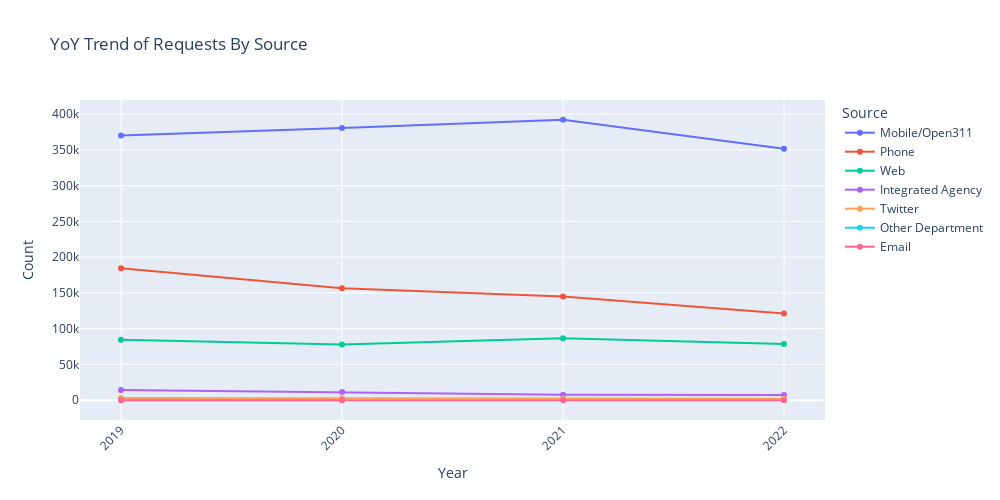

Notebook source saved alongside this figure:
### Code cell
fig = px.line(df, x= 'Year', y = 'Count', color = 'Source', markers= True,  title= 'YoY Trend of Requests By Source')
fig.update_layout(width = 1000, height = 500, xaxis_tickangle=-45)
fig.show()

### Figure 1 — Plotly figure (JSON) as saved in the notebook; plotly's stock layout.template omitted (floating-point values rounded to 4 significant figures)
{"data": [{"hovertemplate": "Source=Mobile/Open311<br>Year=%{x}<br>Count=%{y}<extra></extra>", "legendgroup": "Mobile/Open311", "line": {"color": "#636efa", "dash": "solid"}, "marker": {"symbol": "circle"}, "mode": "markers+lines", "name": "Mobile/Open311", "orientation": "v", "showlegend": true, "type": "scatter", "x": ["2019", "2020", "2021", "2022"], "xaxis": "x", "y": [370177, 380447, 392114, 351574], "yaxis": "y"}, {"hovertemplate": "Source=Phone<br>Year=%{x}<br>Count=%{y}<extra></extra>", "legendgroup": "Phone", "line": {"color": "#EF553B", "dash": "solid"}, "marker": {"symbol": "circle"}, "mode": "markers+lines", "name": "Phone", "orientation": "v", "showlegend": true, "type": "scatter", "x": ["2019", "2020", "2021", "2022"], "xaxis": "x", "y": [184657, 156657, 145092, 121326], "yaxis": "y"}, {"hovertemplate": "Source=Web<br>Year=%{x}<br>Count=%{y}<extra></extra>", "legendgroup": "Web", "line": {"color": "#00cc96", "dash": "solid"}, "marker": {"symbol": "circle"}, "mode": "markers+lines", "name": "Web", "orientation": "v", "showlegend": true, "type": "scatter", "x": ["2019", "2020", "2021", "2022"], "xaxis": "x", "y": [84426, 78074, 86732, 78553], "yaxis": "y"}, {"hovertemplate": "Source=Integrated Agency<br>Year=%{x}<br>Count=%{y}<extra></extra>", "legendgroup": "Integrated Agency", "line": {"color": "#ab63fa", "dash": "solid"}, "marker": {"symbol": "circle"}, "mode": "markers+lines", "name": "Integrated Agency", "orientation": "v", "showlegend": true, "type": "scatter", "x": ["2019", "2020", "2021", "2022"], "xaxis": "x", "y": [14442, 11361, 7659, 7305], "yaxis": "y"}, {"hovertemplate": "Source=Twitter<br>Year=%{x}<br>Count=%{y}<extra></extra>", "legendgroup": "Twitter", "line": {"color": "#FFA15A", "dash": "solid"}, "marker": {"symbol": "circle"}, "mode": "markers+lines", "name": "Twitter", "orientation": "v", "showlegend": true, "type": "scatter", "x": ["2019", "2020", "2021", "2022"], "xaxis": "x", "y": [3196, 2965, 2192, 2267], "yaxis": "y"}, {"hovertemplate": "Source=Other Department<br>Year=%{x}<br>Count=%{y}<extra></extra>", "legendgroup": "Other Department", "line": {"color": "#19d3f3", "dash": "solid"}, "marker": {"symbol": "circle"}, "mode": "markers+lines", "name": "Other Department", "orientation": "v", "showlegend": true, "type": "scatter", "x": ["2019", "2020"], "xaxis": "x", "y": [177, 49], "yaxis": "y"}, {"hovertemplate": "Source=Email<br>Year=%{x}<br>Count=%{y}<extra></extra>", "legendgroup": "Email", "line": {"color": "#FF6692", "dash": "solid"}, "marker": {"symbol": "circle"}, "mode": "markers+lines", "name": "Email", "orientation": "v", "showlegend": true, "type": "scatter", "x": ["2019", "2020", "2021", "2022"], "xaxis": "x", "y": [7, 3, 17, 6], "yaxis": "y"}], "layout": {"height": 500, "legend": {"title": {"text": "Source"}, "tracegroupgap": 0}, "title": {"text": "YoY Trend of Requests By Source"}, "width": 1000, "xaxis": {"anchor": "y", "domain": [0, 1], "tickangle": -45, "title": {"text": "Year"}}, "yaxis": {"anchor": "x", "domain": [0, 1], "title": {"text": "Count"}}}}
